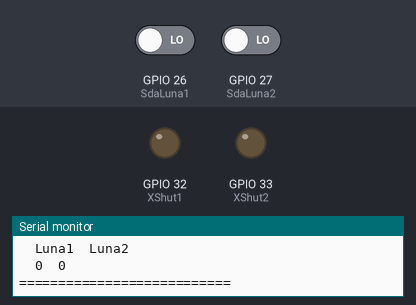
A sketch run on a simulated ESP32. On the bench: output pins drawn as LEDs (lit = HIGH), the last lines printed to the serial monitor. The inputs (shaded band) are chosen by the test bench; at power-on: GPIO 26 (SdaLuna1) LOW, GPIO 27 (SdaLuna2) LOW. Pins used as bus, display or sensor lines are not drawn.

Above: at 5.5 s.
At 10.5 s:
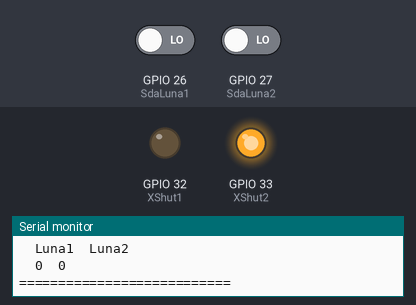
At 15.5 s:
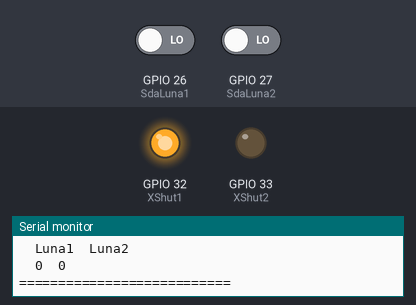
At 20.5 s:
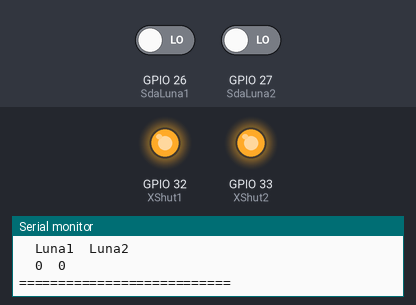
Timing chart, 0 to 29.0 s (numbered marks = the images above):
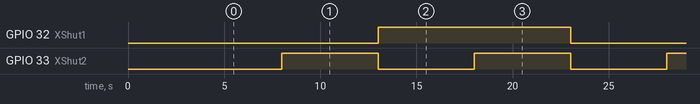

Measured:
- by itself, GPIO 32 (XShut1): alternates HIGH for 10.0 s and LOW for 10.0 s
- by itself, GPIO 33 (XShut2): alternates HIGH for 5.0 s and LOW for 5.0 s
- by itself, everything shown: repeats every 20.0 s, in 4 steps

The sketch:

TempRelayTestCode.ino
```cpp
const int SdaBoard = 14;
const int XShut1 = 32;
const int XShut2 = 33;
const int SdaLuna1 = 26;
const int SdaLuna2 = 27;
const int MODE = 1; //0 = analog; !0 = digital

void PinsSet(int Sda, int XS1, int XS2) {
  digitalWrite(SdaBoard, Sda);
  digitalWrite(XShut1, XS1);
  digitalWrite(XShut2, XS2);
  delay(500);
  Serial.println("===========================");
  Serial.println("Sda\tXShut1\tXShut2");
  Serial.print(Sda);
  Serial.print("\t");
  Serial.print(XS1);
  Serial.print("\t");
  Serial.println(XS2);
  Serial.print("\t");
  Serial.println("Luna1\tLuna2");
  Serial.print("\t");
  if(MODE==0) {
    Serial.print(analogRead(SdaLuna1));
  } else {
   Serial.print(digitalRead(SdaLuna1));
  }
  Serial.print("\t");
  if(MODE==0) {
    Serial.println(analogRead(SdaLuna2));
  } else {
   Serial.println(digitalRead(SdaLuna2));
  }
  Serial.println("===========================");
}

void setup() {
  pinMode(SdaBoard, OUTPUT);
  pinMode(XShut1, OUTPUT);
  pinMode(XShut2,OUTPUT);
  pinMode(SdaLuna1, INPUT);
  pinMode(SdaLuna2, INPUT);

  Serial.begin(115200);
  delay(2000);
  Serial.println(millis());
  delay(1000);
}

void loop() {
  Serial.println("New Loop");

  PinsSet(0, 0, 0);
  delay(4500);

  PinsSet(0, 0, 1);
  delay(4500);

  PinsSet(0, 1, 0);
  delay(4500);

  PinsSet(0, 1, 1);
  delay(4500);


  PinsSet(1, 0, 0);
  delay(4500);

  PinsSet(1, 0, 1);
  delay(4500);

  PinsSet(1, 1, 0);
  delay(4500);

  PinsSet(1, 1, 1);
  delay(4500);
}
```
